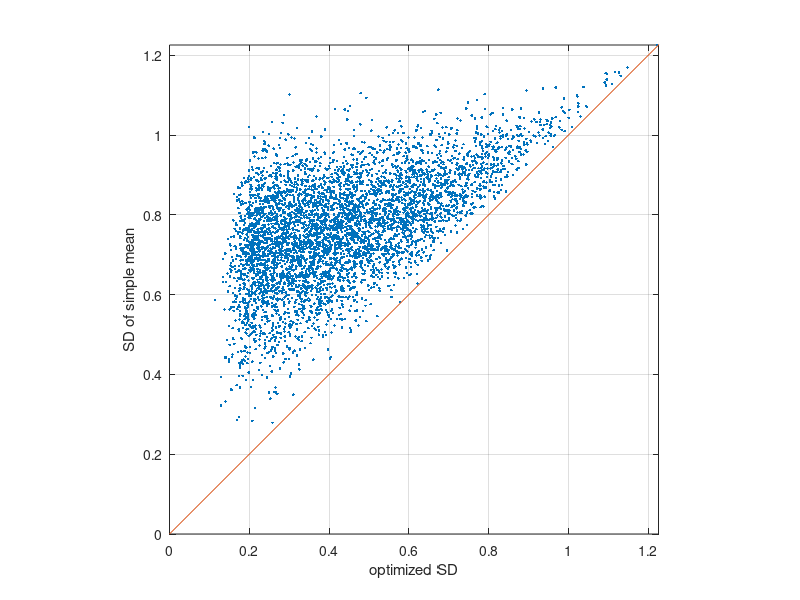
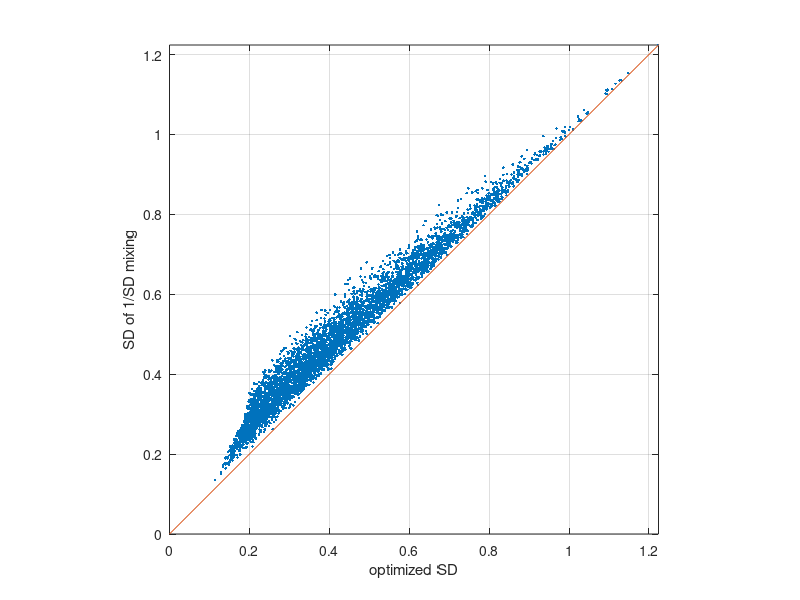

These figures' MATLAB source, in order:
%% Test script for optimum mixing
% 17/Feb./2016
% Hideki Kawahara

clear all
close all

nSignal = 6;
baseValue = 100;
nData = 10000;
nIteration = 5000;

stdBest = zeros(nIteration, 1);
stdMean = zeros(nIteration, 1);
stdSD = zeros(nIteration, 1);
for kk = 1:nIteration
    sdList = 0.2 + 3 * rand(nSignal, 1);
    sampleData = randn(nData, nSignal) * diag(sdList) + baseValue;
    
    H = ones(nSignal, nSignal) * baseValue^2 * 2;
    for ii = 1:nSignal
        H(ii, ii) = H(ii, ii) + 2 * sdList(ii)^2;
    end;
    v = ones(nSignal, 1) * 2 * baseValue^2;
    a = inv(H) * v;
    stdBest(kk) = std(sampleData * a);
    stdMean(kk) = std(sampleData  *ones(nSignal, 1) / nSignal);
    wSD = (1.0 ./ sdList);
    wSD = wSD / sum(wSD);
    stdSD(kk) = std(sampleData * wSD);
end;
figure;plot(stdBest, stdMean, '.');grid on;
hold all
plot([0 100],[0 100]);
axis([0 max([stdBest; stdMean]) 0 max([stdBest; stdMean])]);
axis('square');
xlabel('optimized SD');
ylabel('SD of simple mean');
figure;plot(stdBest, stdSD, '.');grid on;
hold all
plot([0 100],[0 100]);
axis([0 max([stdBest; stdSD]) 0 max([stdBest; stdSD])]);
axis('square');
xlabel('optimized SD');
ylabel('SD of 1/SD mixing');

